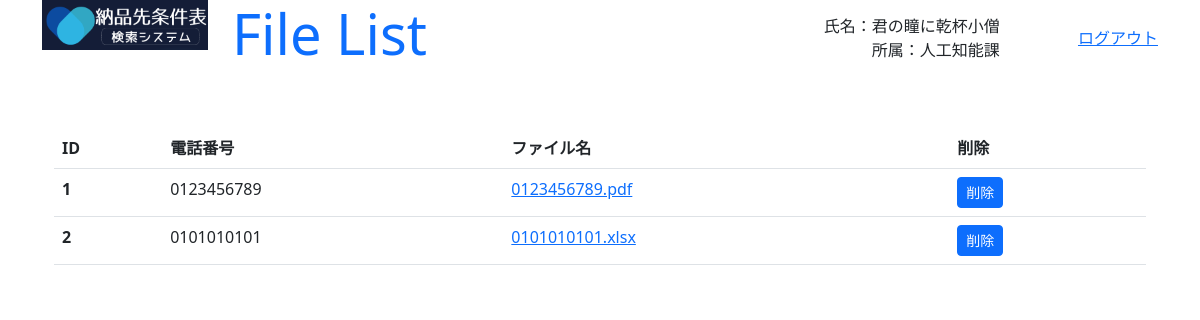
/show_file_list (signed in), run on the app's committed database.
### GreenLine/models.py (models this page shows, shortened)
class Employee(models.Model) :
    organization = models.ForeignKey(Organization, on_delete=models.CASCADE)
    name = models.CharField(max_length=200, default='')
    kana = models.CharField(max_length=200, default='')
    phone_regex = RegexValidator(regex=r'^[0-9]+$', message='電話番号は半角数字のみ入力できます')
    phone = models.CharField(validators=[phone_regex], max_length=200, default='')
    password = models.CharField(max_length=200, default='')
    auth = models.BooleanField(default=False)

class Organization(models.Model) :
    name = models.CharField(max_length=200, default='')

class File(models.Model) :
    phone = models.CharField(max_length=200, default='')
    file = models.FileField(upload_to=upload_path)

### GreenLine/views.py (the view)
# urls.py: path('show_file_list', show_file_list, name="show_file_list"),
@csrf_exempt
def show_file_list(request) :
    employee = get_employee(request, True)
    if not employee :
        return redirect('admin_login')
    params = {
        'title' : 'File List',
        'msg' : '',
        'name' : employee.name,
        'organizaion' : employee.organization.name,
        'list' : File.objects.all(),
    }
    return render(request, 'show_file_list.html', params)

### GreenLine/views.py (called while the page is built)
def get_employee(request, auth_flg) :
    if not 'employee' in request.session :
        return None
    employee = Employee.objects.filter(id=request.session['employee']).first()
    if not employee :
        return None
    if auth_flg and not employee.auth :
        return None
    return employee

### GreenLine/templates/show_file_list.html (shortened to what this page needs)
{% load static %}
<!doctype html>
<html lang="ja">
<head>
    <link href="https://cdn.jsdelivr.net/npm/bootstrap@5.3.0-alpha1/dist/css/bootstrap.min.css" rel="stylesheet">
</head>
<body class="container" style="height: 95vh;">
    <div class="row align-items-start">
        <div class="col-2"><img src="{% static 'title.png' %}" width="100%"></div>
        <div id="main_header" class="col-10 container" style="height: 10vh; padding-bottom: 10px;">
            <div class="row align-items-center">
            <div class="col-6 text-start"><h1 class="display-4 text-primary">{{ title }}</h1></div>
            <div class="col-4 container">
                <div class="row"><div class="col text-end">氏名：{{ name }}</div></div>
                <div class="row"><div class="col text-end">所属：{{ organizaion }}</div></div>
            </div>
            <div class="col container">
                <div class="row"><div class="col text-end"><a href="{% url 'admin_login' %}">ログアウト</a></div></div>
            </div>
            </div>
        </div>
        </div>
    <div id="pdf_list" class="container mt-5">
        <table class=table>
            <thead>
                <tr>
                    <th scope="col">ID</th>
                    <th scope="col">電話番号</th>
                    <th scope="col">ファイル名</th>
                    <th scope="col">削除</th>
                </tr>
            </thead>
            <tbody>
            {% for e in list %}
                <tr>
                    <th scope="row">{{ e.id }}</th>
                    <td>{{ e.phone }}</td>
                    <td>
                        <a href="{{ e.file.url }}" target="_blank" rel="noopener noreferrer">{{ e.file }}</a>
                    </td>
                    <td><button class="btn btn-primary btn-sm">削除</button></td>
                </tr>
            {% endfor %}
            </tbody>
        </table>
    </div>
</body>
</html>

### data on the page
Employee: name "君の瞳に乾杯小僧"
Organization: name "人工知能課"
File: id "1", phone "0123456789", file "0123456789.pdf"
File: id "2", phone "0101010101", file "0101010101.xlsx"
